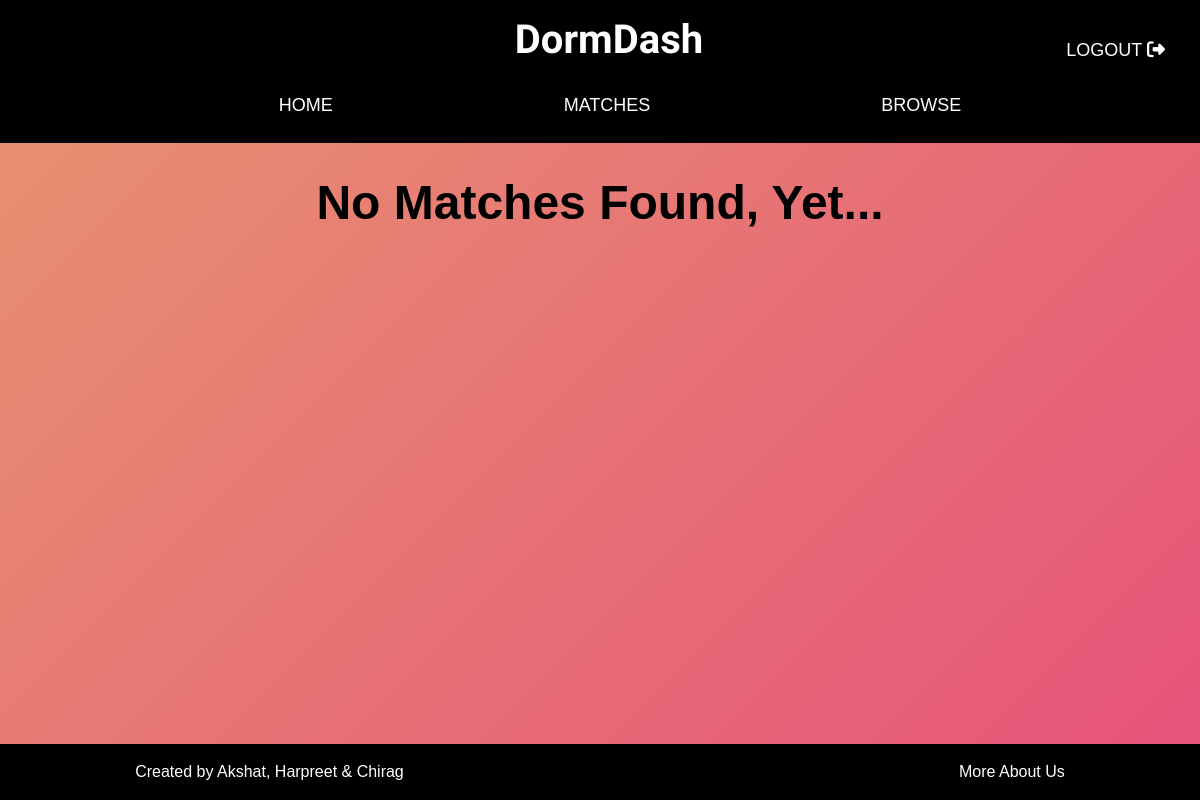
/matches (signed in), run on an earlier commit of the app's database.
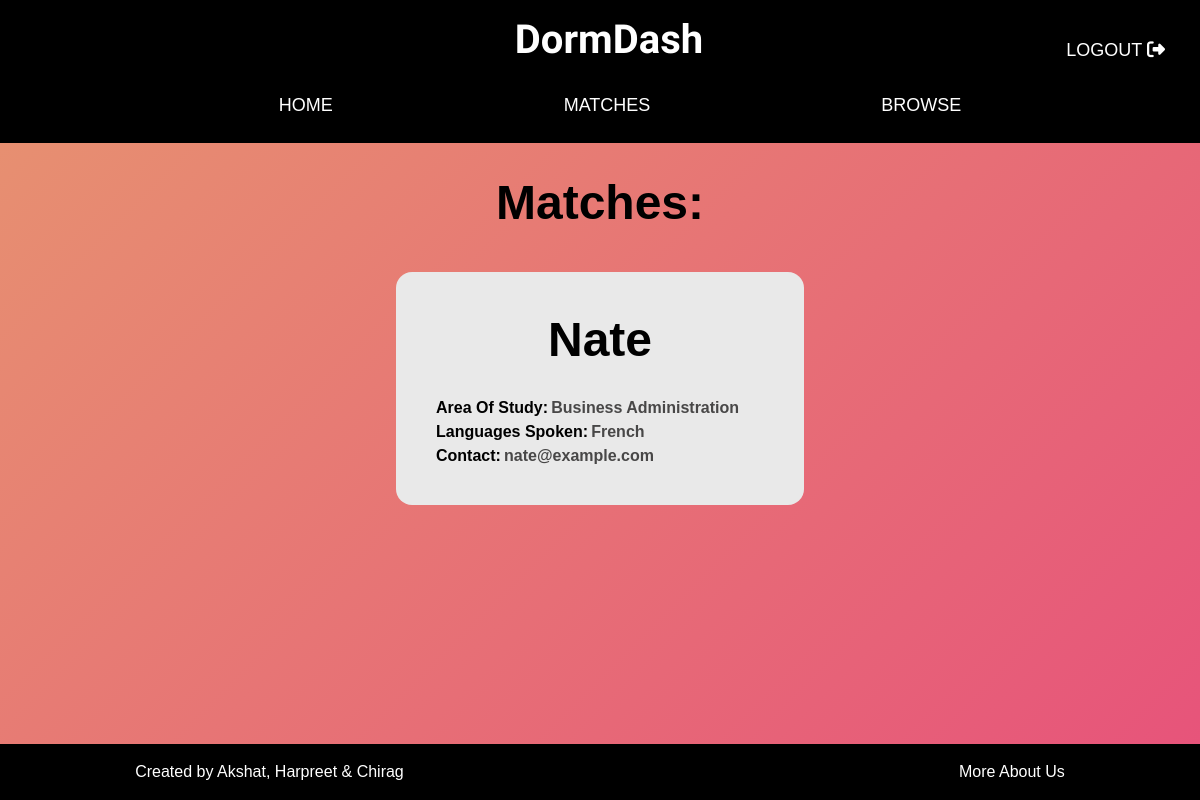
And on a later commit of the database.
### tables this page shows
CREATE TABLE "user" (
	"userid"	TEXT NOT NULL,
	"name"	TEXT NOT NULL,
	"age"	INTEGER NOT NULL,
	"branch"	TEXT NOT NULL,
	"language"	TEXT NOT NULL,
	"hobbies"	TEXT NOT NULL,
	"sleep"	TEXT NOT NULL,
	"about"	TEXT NOT NULL,
	"contact"	TEXT NOT NULL,
	"pass"	TEXT NOT NULL,
	"like"	TEXT,
	"dislike"	TEXT,
	"matches"	TEXT,
	PRIMARY KEY("userid")
);

### authentication.py (the view)
@app.route('/matches')
def get_matches():
    userId = session.get('userId')
    if not userId:
        return redirect('/loginpage')
    conn = sqlite3.connect('database.db')
    c = conn.cursor()
    c.execute("SELECT like FROM user WHERE userid=?", (userId,))
    result = c.fetchone()
    if result is not None:
        like_string = result[0]
        if like_string:
            liked_list = like_string.split(',')
        else:
            liked_list=[]
    else:
        liked_list=[]
    print(liked_list)
    matches = []
    for liked_person in liked_list:
       c.execute("SELECT like FROM user WHERE userid=?", (liked_person,))
       result = c.fetchone()
    if result is not None:
        like_string = result[0]
        if like_string:
            liked_list = like_string.split(',')
        else:
            liked_list=[]
    else:
        liked_list=[]
    if userId in liked_list:
        matches.append(liked_person)
    match_string = ','.join(matches)
    print(matches)
    c.execute("update user set matches=? where userid = ?",(match_string,userId))
    conn.commit()
    users_data=[]
    for user_id in matches:
        c.execute('SELECT * FROM user WHERE userid = ?', (user_id,))
        user_data = c.fetchone()
        user_dict = {
            'id':user_data[0],
            'name': user_data[1],
            'study':user_data[3],
            'languages': user_data[4],
            'age':user_data[2],
            'contact':user_data[8]
        }
        users_data.append(user_dict)
    conn.close()
    return render_template('matches.html', users=users_data)

### templates/matches.html (shortened to what this page needs)
<!DOCTYPE html>
<html lang="en">
<head>
</head>
<body>
  <div id="mainnavcont">
    <div id="mainnav">
      <div id="logo">DormDash<a href="/logout"><div style="position: absolute; right:3vw; font-family: Impact, Haettenschweiler, 'Arial Narrow Bold', sans-serif; font-size: large;font-weight: 500;"> LOGOUT <i class="fa fa-sign-out"></i></div></a></div>
      <ul id="subnav">
        <li><a href="/home" class="navlink" id="hometext">HOME</a></li>
        <li><a href="/matches" class="navlink" id="artisttext">MATCHES</a></li>
        <li><a href="/browse" class="navlink" id="abouttext">BROWSE</a></li>
      </ul>
    </div>
  </div>
  <div id="mainbod">
{%if users%}
    <h1>Matches:</h1>
    {% for user in users %}
        <a href="/user/{{user.id}}">
        <div class="my-divs"  >
                <div class="name_age">
                {{ user.name }}
                </div>
                <div class="details">
                    <div class="line">Area Of Study: <div class="answer">{{ user.study }} </div></div>
                    <div class="line">Languages Spoken: <div class="answer">{{ user.languages }} </div></div>
                    <div class="line">Contact: <div class="answer">{{ user.contact }} </div></div>
                </div>
            </div>
        </a>
        {% endfor %}
        <br><br><br>
{%else%}
        <h1>No Matches Found, Yet...</h1>
{%endif%}
        </div>
  <div id="footer">
    <p>Created by Akshat, Harpreet & Chirag</p>
    <a href="/about">More About Us</a>
  </div>
</body>
</html>

What changed in the data, as far as the page shows it:
now on this page (row edited): user: name "Nate", study "Business Administration", languages "French", contact "nate@example.com"
Also different on the page:
text no longer shown: "No Matches Found, Yet..."
text now shown: "Matches:"
